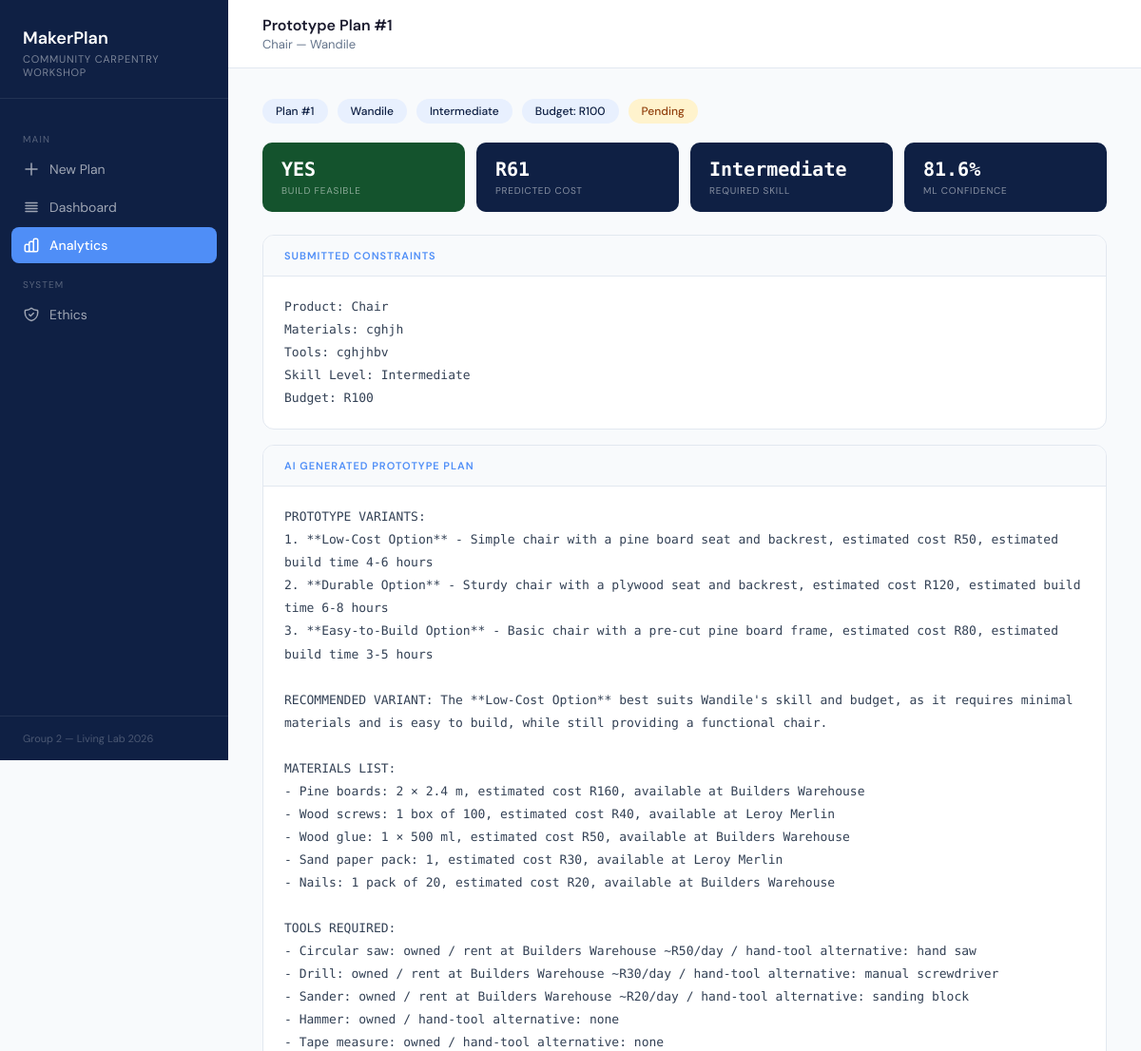
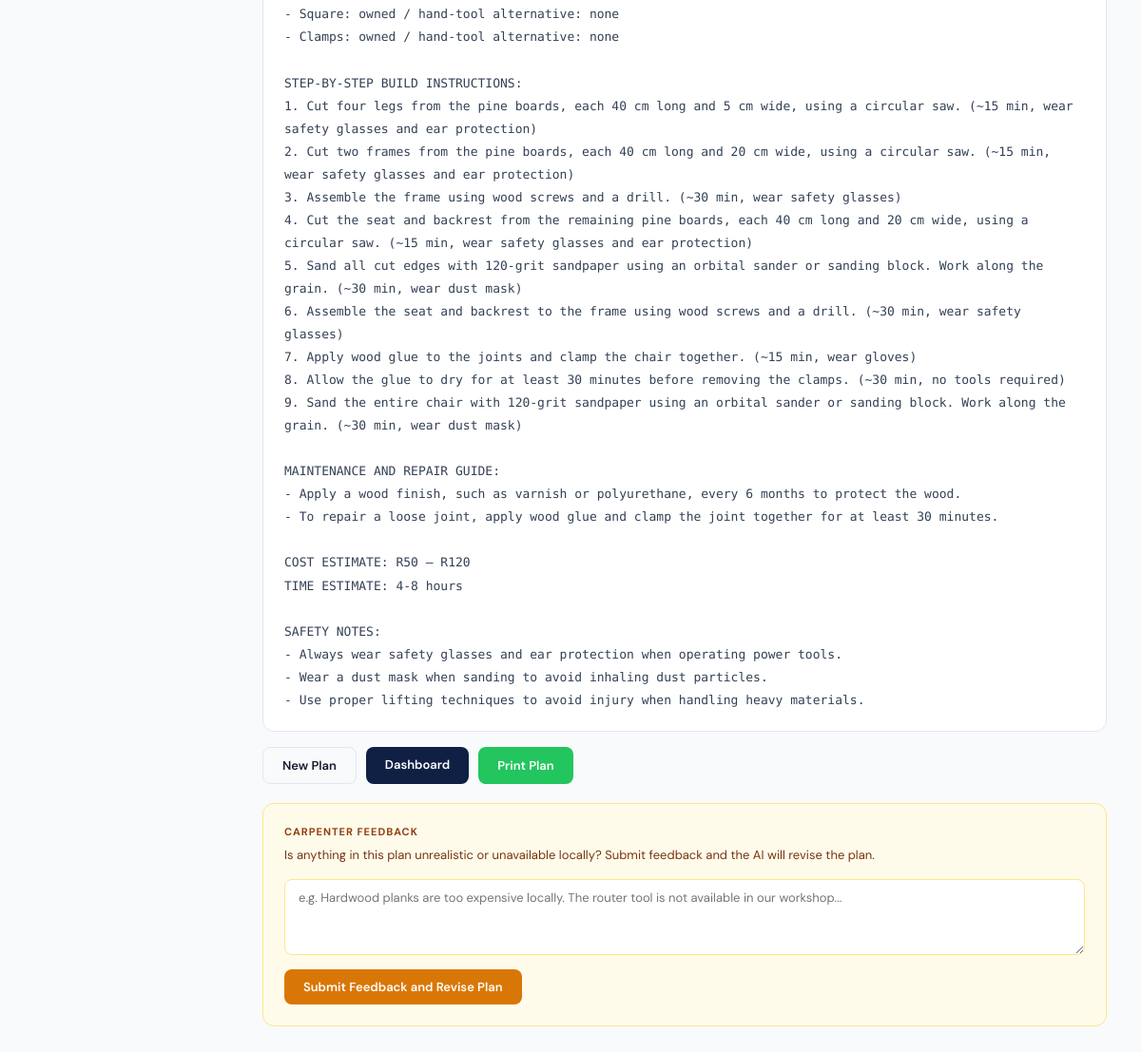
The page /result/1 on the database its author committed (2 pictures, top to bottom).
### tables this page shows
CREATE TABLE plans (
            id INTEGER PRIMARY KEY AUTOINCREMENT,
            maker_name TEXT NOT NULL,
            product_idea TEXT NOT NULL,
            materials TEXT NOT NULL,
            tools TEXT NOT NULL,
            budget TEXT NOT NULL,
            skill_level TEXT NOT NULL,
            status TEXT DEFAULT 'Pending',
            assigned_to TEXT DEFAULT 'Unassigned',
            llm_plan TEXT DEFAULT '',
            ml_feasible TEXT DEFAULT '',
            ml_cost TEXT DEFAULT '',
            ml_skill TEXT DEFAULT '',
            ml_confidence TEXT DEFAULT '',
            ml_tools_gap TEXT DEFAULT '',
            plan_useful TEXT DEFAULT '',
            created_at TIMESTAMP DEFAULT CURRENT_TIMESTAMP
        );

### app.py (the view)
@app.route("/result/<int:plan_id>")
def result(plan_id):
    conn = get_db()
    plan = conn.execute(
        "SELECT * FROM plans WHERE id = ?", (plan_id,)
    ).fetchone()
    conn.close()
    return render_template("result.html", plan=plan)

### database.py (called while the page is built)
def get_db():
    conn = sqlite3.connect("maker_planner.db")
    conn.row_factory = sqlite3.Row
    return conn

### templates/result.html (shortened to what this page needs)
<!DOCTYPE html>
<html lang="en">
<head>
</head>
<body>
    <aside class="sidebar">
        <div class="sidebar-brand">
            <h1>MakerPlan</h1>
            <p>Community Carpentry Workshop</p>
        </div>
        <nav class="sidebar-nav">
            <p class="nav-label">Main</p>
            <a href="/" class="nav-item"><svg class="nav-icon" fill="none" viewBox="0 0 24 24" stroke="currentColor"><path stroke-linecap="round" stroke-linejoin="round" stroke-width="2" d="M12 4v16m8-8H4"/></svg>New Plan</a>
            <a href="/dashboard" class="nav-item"><svg class="nav-icon" fill="none" viewBox="0 0 24 24" stroke="currentColor"><path stroke-linecap="round" stroke-linejoin="round" stroke-width="2" d="M4 6h16M4 10h16M4 14h16M4 18h16"/></svg>Dashboard</a>
            <a href="/analytics" class="nav-item active">Analytics</a>
            <p class="nav-label">System</p>
            <a href="/ethics" class="nav-item">Ethics</a>
        </nav>
        <div class="sidebar-footer">Group 2 — Living Lab 2026</div>
    </aside>
    <main class="main">
        <div class="topbar">
            <div>
                <h2>Prototype Plan #{{ plan['id'] }}</h2>
                <p>{{ plan['product_idea'] }} — {{ plan['maker_name'] }}</p>
            </div>
        </div>
        <div class="content">
            <div class="meta-row">
                <span class="meta-pill">Plan #{{ plan['id'] }}</span>
                <span class="meta-pill">{{ plan['maker_name'] }}</span>
                <span class="meta-pill">{{ plan['skill_level'] }}</span>
                <span class="meta-pill">Budget: R{{ plan['budget'] }}</span>
                <span class="meta-pill status">{{ plan['status'] }}</span>
            </div>
            <div class="ml-strip">
                <div class="ml-card {{ 'feasible-yes' if plan['ml_feasible'] == 'YES' else 'feasible-no' }}">
                    <div class="ml-value">{{ plan['ml_feasible'] }}</div>
                    <div class="ml-label">Build Feasible</div>
                </div>
                <div class="ml-card">
                    <div class="ml-value">{{ plan['ml_cost'] }}</div>
                    <div class="ml-label">Predicted Cost</div>
                </div>
                <div class="ml-card">
                    <div class="ml-value">{{ plan['ml_skill'] }}</div>
                    <div class="ml-label">Required Skill</div>
                </div>
                <div class="ml-card">
                    <div class="ml-value">{{ plan['ml_confidence'] }}</div>
                    <div class="ml-label">ML Confidence</div>
                </div>
            </div>
            <div class="card">
                <div class="card-header"><h3>Submitted Constraints</h3></div>
                <div class="card-body">Product: {{ plan['product_idea'] }}
Materials: {{ plan['materials'] }}
Tools: {{ plan['tools'] }}
Skill Level: {{ plan['skill_level'] }}
Budget: R{{ plan['budget'] }}</div>
            </div>
            <div class="card">
                <div class="card-header"><h3>AI Generated Prototype Plan</h3></div>
                <div class="card-body">{{ plan['llm_plan'] }}</div>
            </div>
            <div class="btn-row">
                <a href="/" class="btn btn-secondary">New Plan</a>
                <a href="/dashboard" class="btn btn-primary">Dashboard</a>
                <button onclick="window.print()" class="btn btn-success">Print Plan</button>
            </div>
            <div class="feedback-card">
                <h3>Carpenter Feedback</h3>
                <p>Is anything in this plan unrealistic or unavailable locally? Submit feedback and the AI will revise the plan.</p>
                <form action="/feedback/{{ plan['id'] }}" method="POST">
                    <textarea name="feedback" placeholder="e.g. Hardwood planks are too expensive locally. The router tool is not available in our workshop..."></textarea>
                    <button type="submit" class="btn-feedback">Submit Feedback and Revise Plan</button>
                </form>
            </div>
        </div>
    </main>
</body>
</html>

### rows shown on the page
plans: id "1", product_idea "Chair", maker_name "Wandile", skill_level "Intermediate", budget "100", status "Pending", ml_feasible "YES", ml_cost "R61", ml_skill "Intermediate", ml_confidence "81.6%", materials "cghjh", tools "cghjhbv", llm_plan "PROTOTYPE VARIANTS: 1. **Low-Cost Option** - Simple chair with a pine board seat and backrest, estimated cost R50, estimated build time 4-6 hours 2. **Durable Option** - Sturdy chair with a plywood seat and backrest, estimated cost R120, estimated build time 6-8 hours 3. **Easy-to-Build Option** - Basic chair with a pre-cut pine board frame, estimated cost R80, estimated build time 3-5 hours RECOMMENDED VARIANT: The **Low-Cost Option** best suits Wandile's skill and budget, as it requires minimal materials and is easy to build, while still providing a functional chair. MATERIALS LIST: - Pine boards: 2 × 2.4 m, estimated cost R160, available at Builders Warehouse - Wood screws: 1 box of 100,…"
